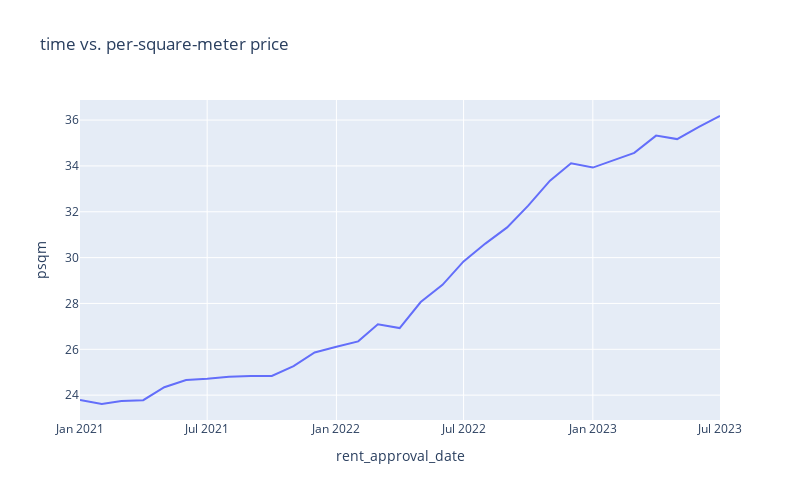

The notebook cell this image was saved under:
### Markdown cell above
## Price over time (Date only)

### Code cell
trained_df_group_avg = train_df_cleaned.groupby('rent_approval_date').mean(numeric_only=True).reset_index()
trained_df_group_avg.plot.line(x='rent_approval_date', y='psqm', title='time vs. per-square-meter price', width=800, height=500)

### Figure 1 — Plotly figure (JSON) as saved in the notebook; plotly's stock layout.template omitted (floating-point values rounded to 4 significant figures)
{"data": [{"hovertemplate": "rent_approval_date=%{x}<br>psqm=%{y}<extra></extra>", "legendgroup": "", "line": {"color": "#636efa", "dash": "solid"}, "marker": {"symbol": "circle"}, "mode": "lines", "name": "", "orientation": "v", "showlegend": false, "type": "scatter", "x": ["2021-01", "2021-02", "2021-03", "2021-04", "2021-05", "2021-06", "2021-07", "2021-08", "2021-09", "2021-10", "2021-11", "2021-12", "2022-01", "2022-02", "2022-03", "2022-04", "2022-05", "2022-06", "2022-07", "2022-08", "2022-09", "2022-10", "2022-11", "2022-12", "2023-01", "2023-02", "2023-03", "2023-04", "2023-05", "2023-06", "2023-07"], "xaxis": "x", "y": [23.78, 23.61, 23.75, 23.78, 24.35, 24.66, 24.72, 24.8, 24.83, 24.84, 25.27, 25.86, 26.11, 26.35, 27.09, 26.92, 28.06, 28.81, 29.83, 30.61, 31.32, 32.27, 33.36, 34.12, 33.93, 34.27, 34.57, 35.32, 35.17, 35.7, 36.18], "yaxis": "y"}], "layout": {"height": 500, "legend": {"tracegroupgap": 0}, "title": {"text": "time vs. per-square-meter price"}, "width": 800, "xaxis": {"anchor": "y", "domain": [0, 1], "title": {"text": "rent_approval_date"}}, "yaxis": {"anchor": "x", "domain": [0, 1], "title": {"text": "psqm"}}}}
